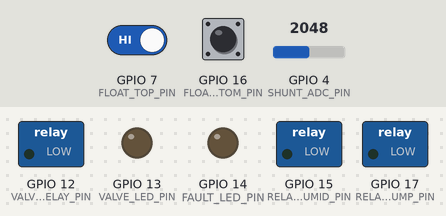
A sketch run on a simulated ESP32. Shown: switched loads named in the sketch (green lamp = pin HIGH), output pins drawn as LEDs (lit = HIGH). Inputs (shaded band) come from the test bench; at power-on: GPIO 7 (FLOAT_TOP_PIN) HIGH, GPIO 4 (SHUNT_ADC_PIN) = 2048, GPIO 16 (FLOAT_BOTTOM_PIN) HIGH (analog values on the 0–4095 scale). EEPROM starts erased; what the sketch prints to the serial monitor is not drawn.

Above: at 1.4 s.
1.5 s: GPIO 7 (FLOAT_TOP_PIN) driven LOW
At 4.1 s:
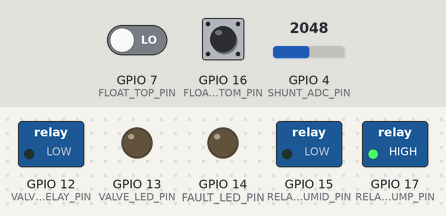
At 6.8 s:
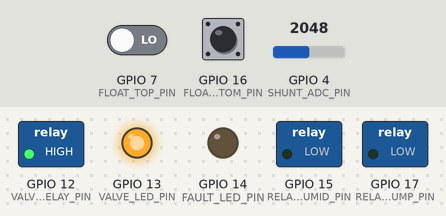
13.5 s: GPIO 7 (FLOAT_TOP_PIN) driven HIGH
At 43.2 s:
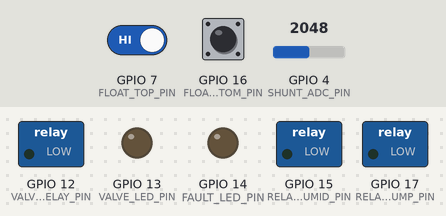
Timing chart, 0 to 43.5 s (numbered marks = the images above; inputs shaded):
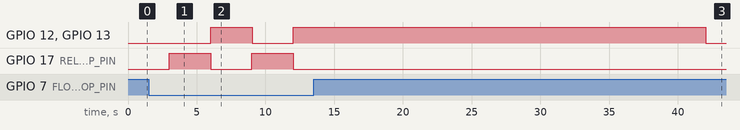

Measured:
- after the input at 1.5 s, GPIO 12 (VALVE_RELAY_PIN), GPIO 13 (VALVE_LED_PIN): LOW → HIGH after 4.5 s, → LOW 3.0 s later, → HIGH 3.0 s later; GPIO 17 (RELAY_PUMP_PIN): alternates HIGH for 3.0 s and LOW for 3.0 s, starting after 1.5 s
- after the input at 13.5 s, GPIO 17 (RELAY_PUMP_PIN): stops changing and stays LOW

The sketch:

for_how_long_the_motor_runs_esp32.ino
```cpp
#include <Arduino.h>
#include <EEPROM.h>

/* ======================= ESP32 PIN MAP (ADJUST IF NEEDED) ======================= */
// Floats (open = HIGH, closed-to-GND = LOW)
const int FLOAT_TOP_PIN       = 7;     // e.g., GPIO7
const int FLOAT_BOTTOM_PIN    = 16;    // e.g., GPIO16

// Relays
const int RELAY_PUMP_PIN      = 17;    // pump relay IN/driver
const int RELAY_HUMID_PIN     = 15;    // humidifier relay IN/driver
const bool RELAY_PUMP_ACTIVE_LOW  = false;  // false=active-HIGH, true=active-LOW
const bool RELAY_HUMID_ACTIVE_LOW = true;   // active-LOW module

// Shunt ADC (ESP32 ADC1-capable pin recommended)
const int SHUNT_ADC_PIN       = 4;     // tap at Node X (pump side of 1Ω)

// Fault LED (make required to mirror Nano behavior)
const int  FAULT_LED_PIN         = 14;     // set -1 to disable
const bool FAULT_LED_ACTIVE_HIGH = true;

// ======= VALVE CONTROL (12V NC valve via relay; LED shows OPEN state) =======
// NC valve: de-energized = CLOSED (default); energized = OPEN
const int  VALVE_RELAY_PIN         = 12;       // drives valve relay IN  (avoid GPIO6..11 on classic ESP32)
const bool VALVE_ACTIVE_LOW        = false;    // true if relay board is LOW-trigger (LOW=ON)
const int  VALVE_LED_PIN           = 13;       // valve-status LED; set -1 to disable
const bool VALVE_LED_ACTIVE_HIGH   = true;     // true: LED HIGH = ON; false: LED LOW = ON
const uint32_t VALVE_OPEN_PULSE_MS = 30000UL;  // 30 s valve open after pump stops (0 = disabled)

bool     valveIsOpen      = false;             // logical valve state (OPEN/CLOSED)
uint32_t valveOpenUntilMs = 0;

/* ======= NOISE / TIMING GUARDS ======= */
const uint16_t FLOAT_FILTER_MS   = 150;     // must be stable this long
const uint32_t MIN_DWELL_MS      = 3000;    // min ON/OFF runtime (anti-chatter)
const uint32_t FAULT_BLANK_MS    = 700;     // ignore inrush for sensing

/* ======= FLOW VERIFY (AVERAGE over 5 s) ======= */
/* After inrush, sample for 5 s. If average >= 500 mV => no-flow/blocked => EMERGENCY STOP */
const uint16_t FLOW_BAD_mV    = 500;        // threshold for no-flow (avg >= 0.50 V)
const uint32_t FLOW_VERIFY_MS = 5000;       // averaging window
const uint8_t  ADC_SAMPLES    = 12;         // per-read averaging

/* ======= EEPROM LAYOUT ======= */
#define EEPROM_SIZE         1024            // ESP32 requires begin(size)
const int EE_ADDR_FAULT      = 0;           // 1 byte (persistent fault latch)
const uint8_t EE_FAULT_CLEAR = 0x00;
const uint8_t EE_FAULT_SET   = 0xF1;

const int EE_ADDR_TOTAL_SEC  = 1;           // 4 bytes at 1..4 (lifetime ON seconds)
const int EE_ADDR_BOOT_COUNT = 10;          // 4 bytes at 10..13 (power-up counter)

/* ======= SESSION LOG (per power cycle) ======= */
/*
  EEPROM layout from EE_ADDR_SESSION_BASE:
  header: magic(uint32), head(uint8), count(uint8), rsv(uint16) = 8 bytes
  entry : bootNo(uint32), runSec(uint32), starts(uint16)       = 10 bytes
*/
const int EE_ADDR_SESSION_BASE = 200;
const uint32_t SESSION_MAGIC   = 0xC0FFEE51;
const uint8_t  MAX_SESSIONS    = 30;

struct SessionHeader {
  uint32_t magic;
  uint8_t  head;
  uint8_t  count;
  uint16_t rsv;
};
struct SessionEntry {
  uint32_t bootNo;   // which boot this session corresponds to
  uint32_t runSec;   // total ON seconds in this power cycle
  uint16_t starts;   // times pump turned ON in this power cycle
};
SessionHeader sessHdr;
uint8_t sessIndexCurrent = 0xFF; // where current session lives

/* ======= OPTIONAL MANUAL CLEAR BUTTON ======= */
const bool ENABLE_CLEAR_BTN = false;
const int  CLEAR_BTN_PIN    = 18;           // INPUT_PULLUP; button to GND

/* ======= STATE ======= */
bool pumpRunning  = false;
bool faultLatched = false;
uint32_t lastSwitchMs = 0;
uint32_t pumpOnAtMs   = 0;

/* ======= RUNTIME METRICS ======= */
uint32_t lastRunMs   = 0;                   // duration of most recent ON cycle (ms)
uint32_t totalRunSec = 0;                   // lifetime accumulated ON-time (sec)
uint32_t bootCount   = 0;                   // power cycles

/* ======= RUN HISTORY (ring buffer for current boot only) ======= */
struct RunLog { uint32_t start_ms, dur_ms; char reason; };
const uint8_t MAX_RUN_LOGS = 40;
RunLog logs[MAX_RUN_LOGS];
uint16_t logsCount = 0, logsHead = 0;
uint32_t totalOns = 0, totalOffs = 0;
char pendingStopReason = 'U';

/* ======= FLOW VERIFY STATE (average mode) ======= */
bool     flowCheckActive    = false;
uint32_t flowWindowStartMs  = 0;
uint32_t flowSum_mV         = 0;
uint16_t flowSamples        = 0;
uint16_t flowMin_mV         = 65535;  // kept for info/debug

/* ======================= HELPERS ======================= */
inline void eepromCommit() { EEPROM.commit(); }

inline void setFaultLED(bool on) {
  if (FAULT_LED_PIN < 0) return;
  digitalWrite(FAULT_LED_PIN, FAULT_LED_ACTIVE_HIGH ? (on ? HIGH : LOW)
                                                    : (on ? LOW  : HIGH));
}

inline void setRelayLevel_raw(int pin, bool on, bool activeLow) {
  digitalWrite(pin, activeLow ? (on ? LOW : HIGH) : (on ? HIGH : LOW));
}
inline void setRelayLevel(int pin, bool on, bool activeLow) {
  setRelayLevel_raw(pin, on, activeLow);
}
inline void relayPumpOn()        { setRelayLevel(RELAY_PUMP_PIN,  true,  RELAY_PUMP_ACTIVE_LOW); }
inline void relayPumpOff()       { setRelayLevel(RELAY_PUMP_PIN,  false, RELAY_PUMP_ACTIVE_LOW); }
inline void setHumid(bool on)    { setRelayLevel(RELAY_HUMID_PIN, on,    RELAY_HUMID_ACTIVE_LOW); }

/* ======= VALVE HELPERS ======= */
inline void setValveLED(bool valveOpen) {
  if (VALVE_LED_PIN < 0) return;
  digitalWrite(VALVE_LED_PIN,
               VALVE_LED_ACTIVE_HIGH ? (valveOpen ? HIGH : LOW)
                                     : (valveOpen ? LOW  : HIGH));
}
inline void setValveCoil(bool energize) {
  setRelayLevel_raw(VALVE_RELAY_PIN, energize, VALVE_ACTIVE_LOW);
}
inline void valveOpen() {
  setValveCoil(true);
  valveIsOpen = true;
  setValveLED(true);
}
inline void valveClose() {
  setValveCoil(false);
  valveIsOpen = false;
  setValveLED(false);
}

struct Debounce {
  int pin, stable, candidate; uint32_t tChange;
  void begin(int p){
    pin=p;
    // If you use external pull-ups on floats, change to INPUT.
    pinMode(pin, INPUT_PULLUP);
    stable=candidate=digitalRead(pin);
    tChange=millis();
  }
  int read(uint16_t hold_ms){
    int raw=digitalRead(pin);
    if (raw!=candidate){ candidate=raw; tChange=millis(); }
    if ((millis()-tChange)>=hold_ms && stable!=candidate) stable=candidate;
    return stable;
  }
};
Debounce topF, botF;

/* ======= ADC: ESP32 version uses analogReadMilliVolts ======= */
uint32_t readShunt_mV() {
  static bool init=false;
  if (!init) {
#if defined(ARDUINO_ARCH_ESP32)
    analogReadResolution(12);                      // 0..4095
    analogSetPinAttenuation(SHUNT_ADC_PIN, ADC_11db); // ~0..3.3 V span
#endif
    init = true;
  }
#if defined(ARDUINO_ARCH_ESP32)
  uint32_t acc = 0;
  for (uint8_t i=0;i<ADC_SAMPLES;i++){
    acc += analogReadMilliVolts(SHUNT_ADC_PIN);
    delayMicroseconds(200);
  }
  return acc / ADC_SAMPLES;  // mV
#else
  // Fallback (not used on ESP32)
  uint32_t acc=0; for (uint8_t i=0;i<ADC_SAMPLES;i++){ acc += analogRead(SHUNT_ADC_PIN); delayMicroseconds(200); }
  const float Vref_mV = 1100.0f;
  return (uint32_t)((acc/(float)ADC_SAMPLES) * Vref_mV / 1023.0f + 0.5f);
#endif
}

void saveFaultToEEPROM(bool set){
  uint8_t want = set ? EE_FAULT_SET : EE_FAULT_CLEAR;
  if (EEPROM.read(EE_ADDR_FAULT) != want) { EEPROM.write(EE_ADDR_FAULT, want); eepromCommit(); }
}
bool faultStoredInEEPROM(){ return EEPROM.read(EE_ADDR_FAULT) == EE_FAULT_SET; }

inline void saveTotalRunToEEPROM() {
  static uint32_t lastSaved = 0xFFFFFFFF;
  if (totalRunSec != lastSaved) { EEPROM.put(EE_ADDR_TOTAL_SEC, totalRunSec); eepromCommit(); lastSaved = totalRunSec; }
}
inline void loadBootCount()  { EEPROM.get(EE_ADDR_BOOT_COUNT, bootCount); }
inline void saveBootCount()  { EEPROM.put(EE_ADDR_BOOT_COUNT, bootCount); eepromCommit(); }

/* ======= SESSION STORE (EEPROM ring) ======= */
struct SessionStore {
  static int entryAddr(uint8_t idx) {
    return EE_ADDR_SESSION_BASE + sizeof(SessionHeader) + idx * sizeof(SessionEntry);
  }
  static void readHeader() {
    EEPROM.get(EE_ADDR_SESSION_BASE, sessHdr);
    if (sessHdr.magic != SESSION_MAGIC || sessHdr.head >= MAX_SESSIONS || sessHdr.count > MAX_SESSIONS) {
      sessHdr.magic = SESSION_MAGIC; sessHdr.head = 0; sessHdr.count = 0; sessHdr.rsv = 0;
      EEPROM.put(EE_ADDR_SESSION_BASE, sessHdr); eepromCommit();
    }
  }
  static void writeHeader() { EEPROM.put(EE_ADDR_SESSION_BASE, sessHdr); eepromCommit(); }
  static void writeAt(uint8_t idx, const SessionEntry &e) { EEPROM.put(entryAddr(idx), e); eepromCommit(); }
  static void readAt(uint8_t idx, SessionEntry &e) { EEPROM.get(entryAddr(idx), e); }
  static int findByBoot(uint32_t bootNo) {
    if (sessHdr.count == 0) return -1;
    uint8_t first = (sessHdr.head + MAX_SESSIONS - sessHdr.count) % MAX_SESSIONS;
    for (uint8_t i=0;i<sessHdr.count;i++){
      uint8_t idx = (first + i) % MAX_SESSIONS;
      SessionEntry e; readAt(idx, e);
      if (e.bootNo == bootNo) return idx;
    }
    return -1;
  }
  static uint8_t startNew(uint32_t bootNo) {
    SessionEntry e{bootNo, 0, 0};
    uint8_t idx = sessHdr.head;
    writeAt(idx, e);
    if (sessHdr.count < MAX_SESSIONS) sessHdr.count++;
    sessHdr.head = (sessHdr.head + 1) % MAX_SESSIONS;
    writeHeader();
    return idx;
  }
  static void addStarts(uint16_t delta=1) {
    if (sessIndexCurrent == 0xFF) return;
    SessionEntry e; readAt(sessIndexCurrent, e);
    e.starts += delta;
    writeAt(sessIndexCurrent, e);
  }
  static void addRunSec(uint32_t addSec) {
    if (sessIndexCurrent == 0xFF) return;
    SessionEntry e; readAt(sessIndexCurrent, e);
    e.runSec += addSec;
    writeAt(sessIndexCurrent, e);
  }
};

/* ======= LOGGING ======= */
void logRun(uint32_t start_ms, uint32_t dur_ms, char reason) {
  logs[logsHead] = RunLog{start_ms, dur_ms, reason};
  logsHead = (logsHead + 1) % MAX_RUN_LOGS;
  if (logsCount < MAX_RUN_LOGS) logsCount++;
  totalOffs++;
}

/* ======= PUMP STATE APPLY (with valve & LED) ======= */
void applyPumpState(bool on) {
  if (on == pumpRunning) return;
  if (millis() - lastSwitchMs < MIN_DWELL_MS) return; // dwell guard

  if (on) {
    // ----- PUMP ON -----
    relayPumpOn();
    pumpOnAtMs = millis();
    totalOns++;
    SessionStore::addStarts(1);

    // Keep water out while pumping
    valveClose();                // LED OFF (valve closed)
    valveOpenUntilMs = 0;

    // Start 5 s flow verify after inrush
    flowCheckActive   = true;
    flowWindowStartMs = pumpOnAtMs + FAULT_BLANK_MS;
    flowSum_mV        = 0;
    flowSamples       = 0;
    flowMin_mV        = 65535;

    Serial.println(F("PUMP -> ON (latched) | Valve CLOSED (LED OFF) | Starting 5 s flow verification after inrush."));
  } else {
    // ----- PUMP OFF -----
    if (pumpRunning) {
      uint32_t now = millis();
      lastRunMs = (now >= pumpOnAtMs) ? (now - pumpOnAtMs) : 0;
      uint32_t addSec = (lastRunMs + 999) / 1000; // ceil seconds
      totalRunSec += addSec; saveTotalRunToEEPROM();
      SessionStore::addRunSec(addSec);

      logRun(pumpOnAtMs, lastRunMs, pendingStopReason); pendingStopReason='U';

      Serial.print(F("PUMP -> OFF (latched). This run: "));
      Serial.print(lastRunMs / 1000.0, 3);
      Serial.print(F(" s  |  Lifetime: "));
      Serial.print(totalRunSec);
      Serial.println(F(" s"));
    }
    relayPumpOff();

    // Post-stop valve open pulse (LED ON while open)
    if (VALVE_OPEN_PULSE_MS > 0) {
      valveOpen();                                           // LED ON
      valveOpenUntilMs = millis() + VALVE_OPEN_PULSE_MS;
      Serial.println(F("Valve OPEN (LED ON) for post-stop pulse."));
    } else {
      valveClose();                                          // LED OFF
      valveOpenUntilMs = 0;
      Serial.println(F("Valve CLOSED (no post-stop pulse)."));
    }

    // cancel flow verify
    flowCheckActive = false;
  }
  pumpRunning = on;
  lastSwitchMs = millis();
}

bool checkClearButtonOnce(){
  if (!ENABLE_CLEAR_BTN) return false;
  static int last=HIGH; static uint32_t t=0;
  int v = digitalRead(CLEAR_BTN_PIN);
  if (v != last){ last=v; t=millis(); }
  if (last==LOW && millis()-t>20){ while(digitalRead(CLEAR_BTN_PIN)==LOW) delay(5); return true; }
  return false;
}

/* ======= HH:MM:SS printer ======= */
void printHMS(uint32_t secs) {
  uint32_t h = secs / 3600UL;
  uint32_t m = (secs / 60UL) % 60UL;
  uint32_t s = secs % 60UL;
  Serial.print(h); Serial.print(':');
  if (m<10) Serial.print('0'); Serial.print(m); Serial.print(':');
  if (s<10) Serial.print('0'); Serial.print(s);
}

/* ======================= SETUP ======================= */
void setup() {
  Serial.begin(115200);
  delay(50);

  // EEPROM init (ESP32 requires begin)
  EEPROM.begin(EEPROM_SIZE);

  // Load counters
  EEPROM.get(EE_ADDR_TOTAL_SEC, totalRunSec);
  loadBootCount();

  // Init/read session header BEFORE incrementing bootCount
  SessionStore::readHeader();

  // Increment boot count for THIS power-up and save
  bootCount++;
  saveBootCount();

  // Start a new session entry for this boot
  int exist = SessionStore::findByBoot(bootCount);
  if (exist >= 0) sessIndexCurrent = (uint8_t)exist;
  else            sessIndexCurrent = SessionStore::startNew(bootCount);

  Serial.print(F("Boot count: ")); Serial.println(bootCount);
  Serial.print(F("Lifetime pump ON time (EEPROM): "));
  Serial.print(totalRunSec); Serial.println(F(" s"));

  topF.begin(FLOAT_TOP_PIN);
  botF.begin(FLOAT_BOTTOM_PIN);

  pinMode(RELAY_PUMP_PIN,  OUTPUT);
  pinMode(RELAY_HUMID_PIN, OUTPUT);
  if (FAULT_LED_PIN >= 0) { pinMode(FAULT_LED_PIN, OUTPUT); setFaultLED(false); }
  if (ENABLE_CLEAR_BTN) pinMode(CLEAR_BTN_PIN, INPUT_PULLUP);

  // Valve pins
  pinMode(VALVE_RELAY_PIN, OUTPUT);
  if (VALVE_LED_PIN >= 0) pinMode(VALVE_LED_PIN, OUTPUT);
  valveClose();  // default: keep water out (LED OFF)

  relayPumpOff();
  setHumid(true);
  setFaultLED(false);

  // Clear any stored fault at boot (match Nano)
  saveFaultToEEPROM(false);
  faultLatched = false;

  Serial.println(F("\nPower-up: fault cleared."));
  Serial.println(F("Serial cmds: 'C' clear fault, 'R' report, 'H' run history, 'X' clear run history, 'B' boot info, 'Z' reset boot count, 'S' session history"));

  // Startup drain ONLY if water present (bottom float LOW)
  delay(FLOAT_FILTER_MS);
  int bottomNow = botF.read(FLOAT_FILTER_MS);
  if (!faultLatched && bottomNow == LOW) {
    Serial.println(F("Startup drain: water detected. Pump ON until bottom float goes HIGH."));
    lastSwitchMs = millis() - MIN_DWELL_MS; // bypass dwell
    applyPumpState(true);
  } else {
    Serial.println(F("Startup drain skipped: no water or fault latched."));
  }
}

/* ======================= LOOP ======================= */
void loop() {
  // Manual clear button
  if (ENABLE_CLEAR_BTN && checkClearButtonOnce()){
    faultLatched = false; saveFaultToEEPROM(false);
    setFaultLED(false);
    Serial.println(F("Fault CLEARED via button."));
  }

  // Serial commands
  if (Serial.available()){
    char c = Serial.read();
    switch (c) {
      case 'C': // clear fault
        faultLatched=false; saveFaultToEEPROM(false); setFaultLED(false);
        Serial.println(F("Fault CLEARED via Serial."));
        break;

      case 'R': { // runtime report
        Serial.print(F("Pump running: ")); Serial.println(pumpRunning ? F("YES") : F("NO"));
        if (pumpRunning) {
          uint32_t curMs = millis() - pumpOnAtMs;
          Serial.print(F("Current run so far: ")); Serial.print(curMs / 1000.0, 3); Serial.println(F(" s"));
        }
        Serial.print(F("Last completed run: ")); Serial.print(lastRunMs / 1000.0, 3); Serial.println(F(" s"));
        Serial.print(F("Lifetime ON time: ")); Serial.print(totalRunSec); Serial.println(F(" s"));
        if (sessIndexCurrent != 0xFF) {
          SessionEntry e; SessionStore::readAt(sessIndexCurrent, e);
          Serial.print(F("This power cycle (boot #")); Serial.print(e.bootNo); Serial.print(F("): starts="));
          Serial.print(e.starts); Serial.print(F(", runSec=")); Serial.print(e.runSec); Serial.println(F(" s"));
        }
      } break;

      case 'H': { // individual run history dump (RAM for current boot)
        Serial.print(F("\n=== RUN HISTORY (latest ")); Serial.print(logsCount); Serial.println(F(") ==="));
        Serial.println(F("#\tStart[s]\tDur[s]\tReason"));
        uint16_t first = (logsHead + MAX_RUN_LOGS - logsCount) % MAX_RUN_LOGS;
        for (uint16_t i=0; i<logsCount; i++){
          uint16_t idx = (first + i) % MAX_RUN_LOGS;
          Serial.print(i+1); Serial.print('\t');
          Serial.print(logs[idx].start_ms / 1000.0, 3); Serial.print('\t');
          Serial.print(logs[idx].dur_ms   / 1000.0, 3); Serial.print('\t');
          Serial.println(logs[idx].reason);
          delay(2);
        }
        Serial.println(F("=== END RUN HISTORY ===\n"));
      } break;

      case 'X': // clear run history (RAM counters reset)
        logsCount=0; logsHead=0; totalOns=0; totalOffs=0;
        Serial.println(F("Run history cleared (RAM counters reset)."));
        break;

      case 'B': { // boot info (with HH:MM:SS uptime)
        Serial.print(F("Boot count: ")); Serial.println(bootCount);
        Serial.print(F("Uptime: ")); printHMS(millis() / 1000UL); Serial.println();
      } break;

      case 'Z': // reset boot counter
        bootCount = 0; saveBootCount();
        Serial.println(F("Boot counter reset to 0."));
        break;

      case 'S': { // SESSION HISTORY: grouped per power cycle ONLY on request
        SessionStore::readHeader();
        Serial.print(F("\n=== SESSION HISTORY (last "));
        Serial.print(sessHdr.count);
        Serial.println(F(" power cycles) ==="));

        uint8_t first = (sessHdr.head + MAX_SESSIONS - sessHdr.count) % MAX_SESSIONS;
        for (uint8_t i=0; i<sessHdr.count; i++){
          uint8_t idx = (first + i) % MAX_SESSIONS;
          SessionEntry e; SessionStore::readAt(idx, e);

          Serial.println(F("----------------------------------------"));
          Serial.print(F("Power cycle #")); Serial.println(e.bootNo);
          Serial.print(F("  Starts: ")); Serial.println(e.starts);

          Serial.print(F("  Total run: "));
          printHMS(e.runSec);
          Serial.println();
        }
        Serial.println(F("----------------------------------------"));
        Serial.println(F("=== END SESSION HISTORY ===\n"));
      } break;

      default: break;
    }
  }

  // Debounced floats
  int top    = topF.read(FLOAT_FILTER_MS);
  int bottom = botF.read(FLOAT_FILTER_MS);

  if (faultLatched) {
    if (pumpRunning) { pendingStopReason='F'; applyPumpState(false); }
    setHumid(false);
    setFaultLED(true);
    valveClose();            // LED OFF
    valveOpenUntilMs = 0;
  } else {
    // Normal control
    if (!pumpRunning) {
      if (top == LOW) { // TOP UP -> start pump
        applyPumpState(true);
        Serial.println(F("Reason: TOP UP -> start pump"));
      }
    } else {
      if (bottom == HIGH) { // BOTTOM DOWN -> stop
        pendingStopReason = 'B';
        applyPumpState(false);
        Serial.println(F("Reason: BOTTOM DOWN -> stop pump"));
      }
    }

    // ======= FLOW VERIFICATION WINDOW (AVERAGE) =======
    if (pumpRunning && flowCheckActive) {
      uint32_t now = millis();

      // begin sampling only after inrush blanking
      if (now >= flowWindowStartMs) {
        uint32_t mv = readShunt_mV();
        flowSum_mV   += mv;
        flowSamples  += 1;
        if (mv < flowMin_mV) flowMin_mV = mv;

        // When full window elapsed, evaluate average
        if (now - flowWindowStartMs >= FLOW_VERIFY_MS) {
          float avg_mV = (flowSamples == 0) ? 0.0f : (float)flowSum_mV / (float)flowSamples;
          Serial.print(F("Flow avg over 5 s: "));
          Serial.print(avg_mV, 1);
          Serial.print(F(" mV (min=")); Serial.print(flowMin_mV); Serial.println(F(" mV)"));

          if (avg_mV >= FLOW_BAD_mV) {
            // Average indicates no-flow / blocked
            pendingStopReason = 'F';
            applyPumpState(false);
            faultLatched = true;              // latch
            saveFaultToEEPROM(true);
            setFaultLED(true);
            valveClose(); valveOpenUntilMs = 0; // LED OFF
            Serial.println(F("EMERGENCY: No-flow average >= 500 mV. Fault LATCHED and STORED. Pump inhibited until manual CLEAR."));
          } else {
            Serial.println(F("Flow OK: average below 500 mV."));
          }

          // End the check either way
          flowCheckActive = false;
        }
      }
    }

    setHumid(!faultLatched);
    setFaultLED(faultLatched);
  }

  // Auto-close valve after the post-stop open pulse
  if (valveIsOpen && valveOpenUntilMs != 0 && millis() >= valveOpenUntilMs) {
    valveClose();                 // LED OFF
    valveOpenUntilMs = 0;
    Serial.println(F("Valve auto-closed after pulse window."));
  }

  // Debug print (every 5 s) – includes valve status like Nano
  const uint32_t DEBUG_PERIOD_MS = 5000; // print every 5 s
  static uint32_t lastDbg=0;
  if (millis() - lastDbg >= DEBUG_PERIOD_MS) {
    lastDbg = millis();
    Serial.print(F("Pump="));  Serial.print(pumpRunning?F("ON"):F("OFF"));
    Serial.print(F("  FaultLatched=")); Serial.print(faultLatched?F("YES"):F("NO"));
    uint32_t mv = readShunt_mV();
    Serial.print(F("  Vshunt=")); Serial.print(mv); Serial.print(F(" mV"));
    Serial.print(F("  Valve=")); Serial.print(valveIsOpen ? F("OPEN") : F("CLOSED"));
    if (valveIsOpen && valveOpenUntilMs) {
      long rem = (long)(valveOpenUntilMs - millis()); if (rem < 0) rem = 0;
      Serial.print(F(" (auto-close in ")); Serial.print(rem/1000); Serial.print(F(" s)"));
    }
    if (pumpRunning) {
      uint32_t curMs = millis() - pumpOnAtMs;
      Serial.print(F("  RunSoFar=")); Serial.print(curMs / 1000.0, 3); Serial.print(F(" s"));
    }
    Serial.println();
  }

  delay(5);
}
```
